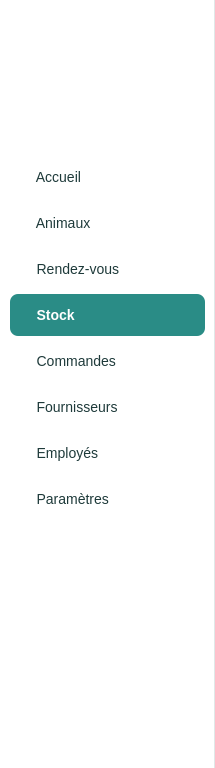
   <widget class="QFrame" name="frameSidebar">
    <property name="geometry">
     <rect>
      <x>0</x>
      <y>0</y>
      <width>215</width>
      <height>768</height>
     </rect>
    </property>
    <property name="minimumSize">
     <size>
      <width>215</width>
      <height>0</height>
     </size>
    </property>
    <property name="maximumSize">
     <size>
      <width>215</width>
      <height>16777215</height>
     </size>
    </property>
    <property name="styleSheet">
     <string>.QFrame { background-color:white; border:none; border-right:1px solid #E0E8E8; }
QPushButton { text-align:left; padding-left:15px; border:none; border-radius:8px;
  color:#1E3A3A; font-size:14px; background:transparent; }
QPushButton:hover { background-color:#E6F2F1; }
QPushButton:checked { background-color:#2A8C86; color:white; font-weight:bold; }</string>
    </property>
    <widget class="QLabel" name="lblLogo">
     <property name="geometry">
      <rect>
       <x>42</x>
       <y>10</y>
       <width>130</width>
       <height>130</height>
      </rect>
     </property>
     <property name="toolTip">
      <string>Pet Manager - Smart Pet Care Center</string>
     </property>
     <property name="pixmap">
      <pixmap resource="ressources.qrc">:/icones/logo.png</pixmap>
     </property>
     <property name="scaledContents">
      <bool>true</bool>
     </property>
    </widget>
    <widget class="QPushButton" name="btnAccueil">
     <property name="geometry">
      <rect>
       <x>10</x>
       <y>156</y>
       <width>195</width>
       <height>42</height>
      </rect>
     </property>
     <property name="cursor">
      <cursorShape>PointingHandCursor</cursorShape>
     </property>
     <property name="text">
      <string>   Accueil</string>
     </property>
     <property name="icon">
      <iconset>
       <normaloff>:/icones/home_dark.png</normaloff>
       <normalon>:/icones/home_white.png</normalon>:/icones/home_dark.png</iconset>
     </property>
     <property name="iconSize">
      <size>
       <width>20</width>
       <height>20</height>
      </size>
     </property>
     <property name="checkable">
      <bool>true</bool>
     </property>
     <property name="autoExclusive">
      <bool>true</bool>
     </property>
    </widget>
    <widget class="QPushButton" name="btnAnimaux">
     <property name="geometry">
      <rect>
       <x>10</x>
       <y>202</y>
       <width>195</width>
       <height>42</height>
      </rect>
     </property>
     <property name="cursor">
      <cursorShape>PointingHandCursor</cursorShape>
     </property>
     <property name="text">
      <string>   Animaux</string>
     </property>
     <property name="icon">
      <iconset>
       <normaloff>:/icones/paw_dark.png</normaloff>
       <normalon>:/icones/paw_white.png</normalon>:/icones/paw_dark.png</iconset>
     </property>
     <property name="iconSize">
      <size>
       <width>20</width>
       <height>20</height>
      </size>
     </property>
     <property name="checkable">
      <bool>true</bool>
     </property>
     <property name="autoExclusive">
      <bool>true</bool>
     </property>
    </widget>
    <widget class="QPushButton" name="btnRendezVous">
     <property name="geometry">
      <rect>
       <x>10</x>
       <y>248</y>
       <width>195</width>
       <height>42</height>
      </rect>
     </property>
     <property name="cursor">
      <cursorShape>PointingHandCursor</cursorShape>
     </property>
     <property name="text">
      <string>   Rendez-vous</string>
     </property>
     <property name="icon">
      <iconset>
       <normaloff>:/icones/calendar_dark.png</normaloff>
       <normalon>:/icones/calendar_white.png</normalon>:/icones/calendar_dark.png</iconset>
     </property>
     <property name="iconSize">
      <size>
       <width>20</width>
       <height>20</height>
      </size>
     </property>
     <property name="checkable">
      <bool>true</bool>
     </property>
     <property name="autoExclusive">
      <bool>true</bool>
     </property>
    </widget>
    <widget class="QPushButton" name="btnStock">
     <property name="geometry">
      <rect>
       <x>10</x>
       <y>294</y>
       <width>195</width>
       <height>42</height>
      </rect>
     </property>
     <property name="cursor">
      <cursorShape>PointingHandCursor</cursorShape>
     </property>
     <property name="text">
      <string>   Stock</string>
     </property>
     <property name="icon">
      <iconset>
       <normaloff>:/icones/box_dark.png</normaloff>
       <normalon>:/icones/box_white.png</normalon>:/icones/box_dark.png</iconset>
     </property>
     <property name="iconSize">
      <size>
       <width>20</width>
       <height>20</height>
      </size>
     </property>
     <property name="checkable">
      <bool>true</bool>
     </property>
     <property name="checked">
      <bool>true</bool>
     </property>
     <property name="autoExclusive">
      <bool>true</bool>
     </property>
    </widget>
    <widget class="QPushButton" name="btnCommandes">
     <property name="geometry">
      <rect>
       <x>10</x>
       <y>340</y>
       <width>195</width>
       <height>42</height>
      </rect>
     </property>
     <property name="cursor">
      <cursorShape>PointingHandCursor</cursorShape>
     </property>
     <property name="text">
      <string>   Commandes</string>
     </property>
     <property name="icon">
      <iconset>
       <normaloff>:/icones/cart_dark.png</normaloff>
       <normalon>:/icones/cart_white.png</normalon>:/icones/cart_dark.png</iconset>
     </property>
     <property name="iconSize">
      <size>
       <width>20</width>
       <height>20</height>
      </size>
     </property>
     <property name="checkable">
      <bool>true</bool>
     </property>
     <property name="autoExclusive">
      <bool>true</bool>
     </property>
    </widget>
    <widget class="QPushButton" name="btnFournisseurs">
     <property name="geometry">
      <rect>
       <x>10</x>
       <y>386</y>
       <width>195</width>
       <height>42</height>
      </rect>
     </property>
     <property name="cursor">
      <cursorShape>PointingHandCursor</cursorShape>
     </property>
     <property name="text">
      <string>   Fournisseurs</string>
     </property>
     <property name="icon">
      <iconset>
       <normaloff>:/icones/truck_dark.png</normaloff>
       <normalon>:/icones/truck_white.png</normalon>:/icones/truck_dark.png</iconset>
     </property>
     <property name="iconSize">
      <size>
       <width>20</width>
       <height>20</height>
      </size>
     </property>
     <property name="checkable">
      <bool>true</bool>
     </property>
     <property name="autoExclusive">
      <bool>true</bool>
     </property>
    </widget>
    <widget class="QPushButton" name="btnEmployes">
     <property name="geometry">
      <rect>
       <x>10</x>
       <y>432</y>
       <width>195</width>
       <height>42</height>
      </rect>
     </property>
     <property name="cursor">
      <cursorShape>PointingHandCursor</cursorShape>
     </property>
     <property name="text">
      <string>   Employés</string>
     </property>
     <property name="icon">
      <iconset>
       <normaloff>:/icones/users_dark.png</normaloff>
       <normalon>:/icones/users_white.png</normalon>:/icones/users_dark.png</iconset>
     </property>
     <property name="iconSize">
      <size>
       <width>20</width>
       <height>20</height>
      </size>
     </property>
     <property name="checkable">
      <bool>true</bool>
     </property>
     <property name="autoExclusive">
      <bool>true</bool>
     </property>
    </widget>
    <widget class="QPushButton" name="btnParametres">
     <property name="geometry">
      <rect>
       <x>10</x>
       <y>478</y>
       <width>195</width>
       <height>42</height>
      </rect>
     </property>
     <property name="cursor">
      <cursorShape>PointingHandCursor</cursorShape>
     </property>
     <property name="text">
      <string>   Paramètres</string>
     </property>
     <property name="icon">
      <iconset>
       <normaloff>:/icones/gear_dark.png</normaloff>
       <normalon>:/icones/gear_white.png</normalon>:/icones/gear_dark.png</iconset>
     </property>
     <property name="iconSize">
      <size>
       <width>20</width>
       <height>20</height>
      </size>
     </property>
     <property name="checkable">
      <bool>true</bool>
     </property>
     <property name="autoExclusive">
      <bool>true</bool>
     </property>
    </widget>
   </widget>
